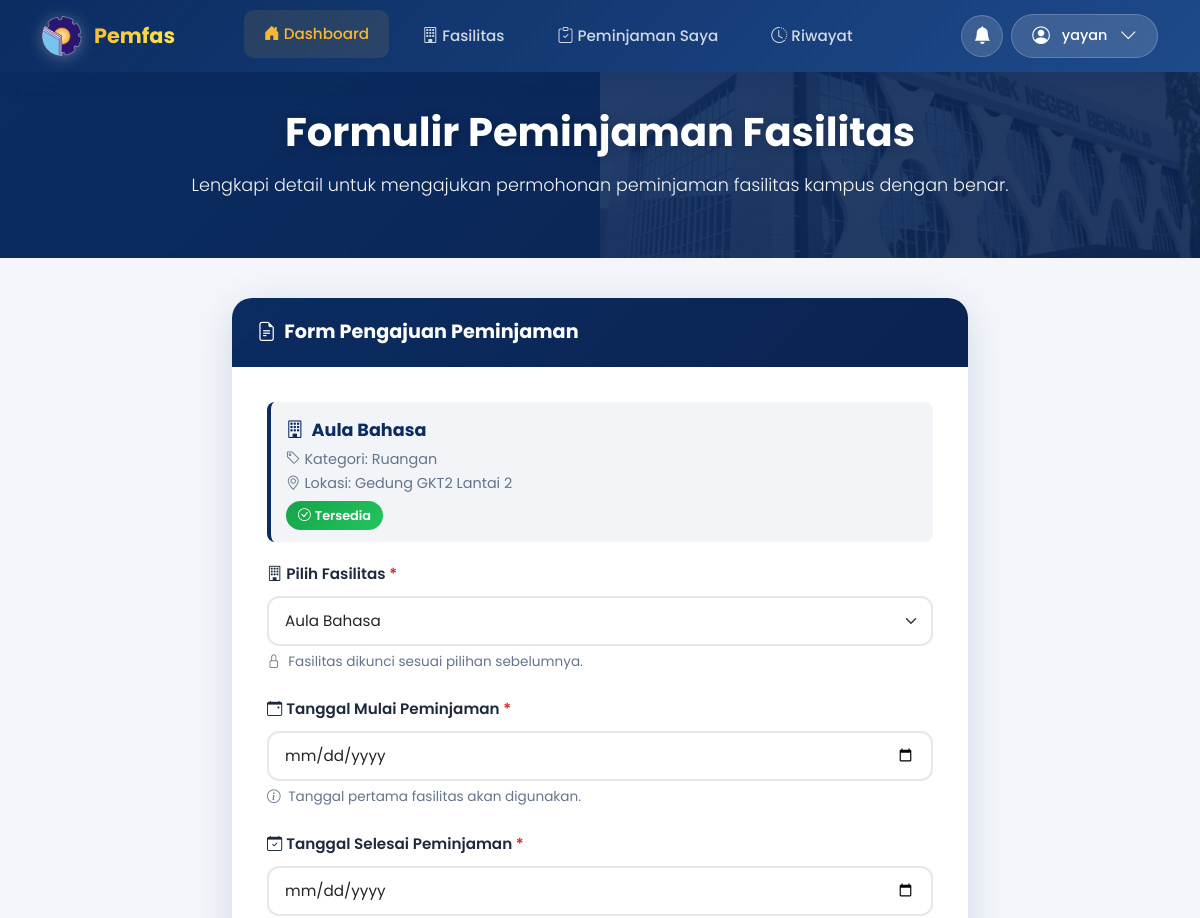
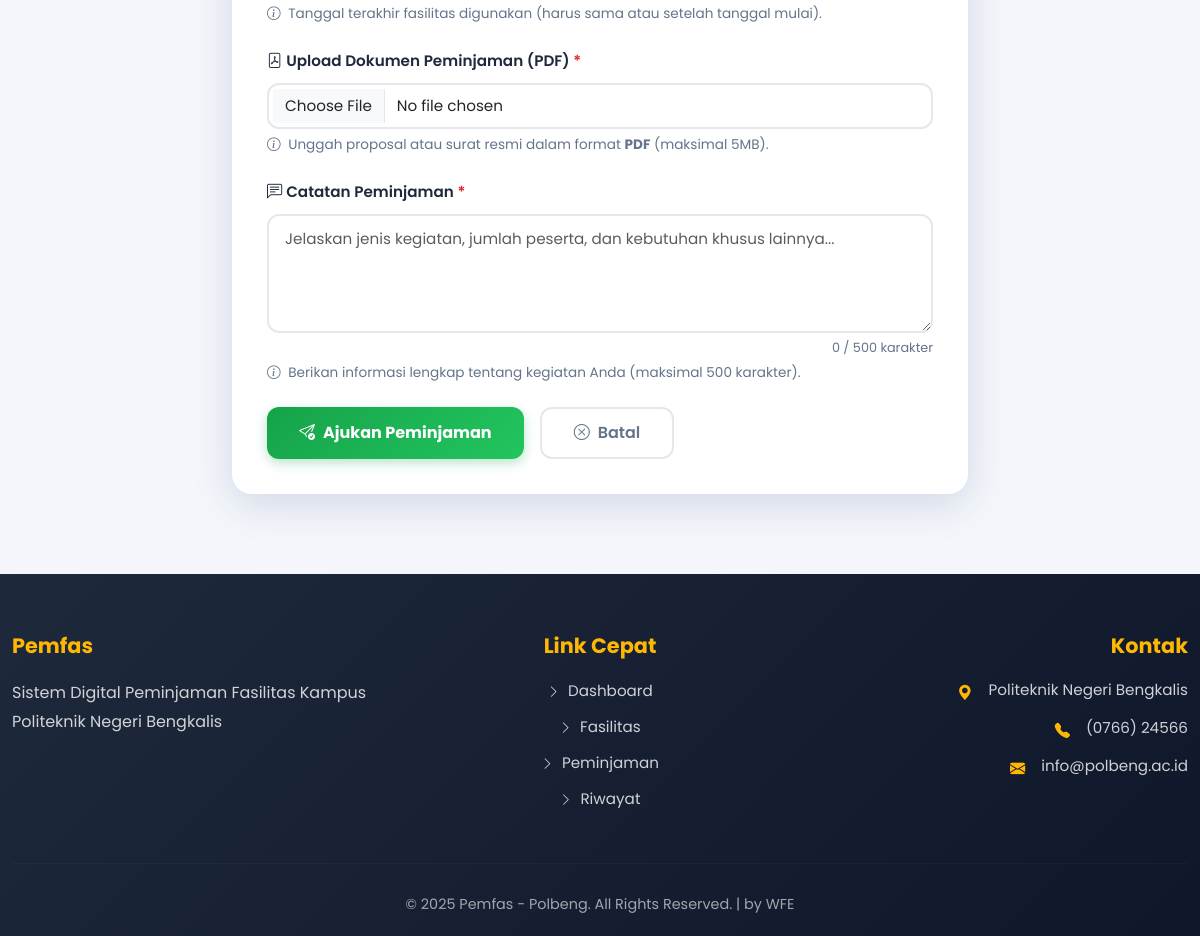
Page /peminjam/form_peminjaman.php?id=10 (signed in) on the committed database (2 pictures, top to bottom).
### tables this page shows
CREATE TABLE `users` (
  `id_user` int(11) NOT NULL,
  `nama` varchar(100) NOT NULL,
  `username` varchar(50) NOT NULL,
  `password` varchar(255) NOT NULL,
  `email` varchar(100) DEFAULT NULL,
  `role` enum('super_admin','bagian_umum','peminjam') DEFAULT 'peminjam',
  `created` timestamp NOT NULL DEFAULT current_timestamp(),
  `last_login` datetime DEFAULT NULL,
  `id_unit` int(11) DEFAULT NULL
);

CREATE TABLE `fasilitas` (
  `id_fasilitas` int(11) NOT NULL,
  `nama_fasilitas` varchar(100) NOT NULL,
  `kategori` enum('ruangan','kendaraan','pendukung') NOT NULL,
  `lokasi` varchar(20) NOT NULL,
  `ketersediaan` varchar(20) NOT NULL,
  `keterangan` text DEFAULT NULL,
  `gambar` blob NOT NULL
);

### peminjam/form_peminjaman.php (the view, shortened to what this page needs)
<?php
include '../config/koneksi.php';
$initial_id_fasilitas = 0;
if (isset($_GET['id'])) {
    $initial_id_fasilitas = filter_var($_GET['id'], FILTER_VALIDATE_INT);
}
$fasilitas_list = [];
if ($initial_id_fasilitas > 0) {
    $sqlFas = "SELECT f.id_fasilitas, f.nama_fasilitas, f.kategori, f.lokasi,
                      CASE
                          WHEN EXISTS (
                              SELECT 1
                              FROM daftar_peminjaman_fasilitas df
                              JOIN peminjaman p ON df.id_pinjam = p.id_pinjam
                              WHERE df.id_fasilitas = f.id_fasilitas
                                AND p.status = 'diterima'
                                AND CURDATE() BETWEEN p.tanggal_mulai AND p.tanggal_selesai
                          )
                          THEN 'tidak_tersedia'
                          ELSE 'tersedia'
                      END AS status_aktual
               FROM fasilitas f
               WHERE f.id_fasilitas = ?
               ORDER BY f.nama_fasilitas ASC";
    $stmtFas = $conn->prepare($sqlFas);
    $stmtFas->bind_param("i", $initial_id_fasilitas);
}
$stmtFas->execute();
$fasilitas_result = $stmtFas->get_result();
while ($row = $fasilitas_result->fetch_assoc()) {
    $fasilitas_list[] = [
        'id_fasilitas' => (int)$row['id_fasilitas'],
        'nama_fasilitas' => htmlspecialchars($row['nama_fasilitas'], ENT_QUOTES, 'UTF-8'),
        'kategori' => htmlspecialchars($row['kategori'] ?? '', ENT_QUOTES, 'UTF-8'),
        'lokasi' => htmlspecialchars($row['lokasi'] ?? '', ENT_QUOTES, 'UTF-8'),
        'status_aktual' => htmlspecialchars($row['status_aktual'], ENT_QUOTES, 'UTF-8')
    ];
}
include '../includes/peminjam/header.php';
include '../includes/peminjam/navbar.php';
?>
<br><br>
<section class="content-header text-center">
    <div class="container">
        <h2 class="fw-bold mb-3" data-aos="fade-up">Formulir Peminjaman Fasilitas</h2>
        <p class="lead mb-0" data-aos="fade-up" data-aos-delay="100">
            Lengkapi detail untuk mengajukan permohonan peminjaman fasilitas kampus dengan benar.
        </p>
    </div>
</section>
<div class="container mb-5">
    <div class="row justify-content-center">
        <div class="col-lg-8" data-aos="fade-up">
            <div class="card form-card">
                <div class="card-header">
                    <i class="bi bi-file-earmark-text me-2"></i>Form Pengajuan Peminjaman
                </div>
                <div class="card-body">
                    <?php if ($initial_id_fasilitas > 0 && !empty($fasilitas_list)): ?>
                        <div class="facility-info">
                            <div class="facility-name">
                                <i class="bi bi-building me-2"></i><?= $fasilitas_list[0]['nama_fasilitas'] ?>
                            </div>
                            <div class="facility-detail">
                                <i class="bi bi-tag me-1"></i>Kategori: <?= ucfirst($fasilitas_list[0]['kategori']) ?>
                            </div>
                            <div class="facility-detail">
                                <i class="bi bi-geo-alt me-1"></i>Lokasi: <?= $fasilitas_list[0]['lokasi'] ?>
                            </div>
                            <div class="mt-2">
                                <?php if ($fasilitas_list[0]['status_aktual'] === 'tersedia'): ?>
                                    <span class="badge-available">
                                        <i class="bi bi-check-circle me-1"></i>Tersedia
                                    </span>
                                <?php else: ?>
                                    <span class="badge-unavailable">
                                        <i class="bi bi-x-circle me-1"></i>Tidak Tersedia
                                    </span>
                                <?php endif; ?>
                            </div>
                        </div>
                    <?php endif; ?>
                    <form action="proses_peminjaman.php" method="POST" enctype="multipart/form-data" id="formPeminjaman">
                        <div class="mb-4">
                            <label class="form-label">
                                <i class="bi bi-building me-1"></i>Pilih Fasilitas
                                <span class="text-danger">*</span>
                            </label>
                            <div class="<?= $initial_id_fasilitas === 0 ? 'select-multiple-wrapper' : '' ?>">
                                <select
                                    name="fasilitas[]"
                                    id="selectFasilitas"
                                    class="form-select"
                                    <?= $initial_id_fasilitas === 0 ? 'multiple' : '' ?>
                                    required
                                >
                                    <?php if (!empty($fasilitas_list)): ?>
                                        <?php foreach ($fasilitas_list as $f): ?>
                                            <option value="<?= $f['id_fasilitas'] ?>"
                                                <?= ($initial_id_fasilitas > 0 && $initial_id_fasilitas == $f['id_fasilitas']) ? 'selected' : '' ?>
                                                <?= $f['status_aktual'] === 'tidak_tersedia' ? 'disabled' : '' ?>>
                                                <?= $f['nama_fasilitas'] ?>
                                            </option>
                                        <?php endforeach; ?>
                                    <?php else: ?>
                                        <option value="">(Belum ada data fasilitas)</option>
                                    <?php endif; ?>
                                </select>
                            </div>
                            <?php if ($initial_id_fasilitas === 0): ?>
                                <small class="form-text">
                                    <i class="bi bi-info-circle me-1"></i>
                                    Tahan <strong>CTRL</strong> (Windows) / <strong>Command ⌘</strong> (Mac) untuk memilih lebih dari satu fasilitas.
                                </small>
                            <?php else: ?>
                                <small class="form-text">
                                    <i class="bi bi-lock me-1"></i>
                                    Fasilitas dikunci sesuai pilihan sebelumnya.
                                </small>
                            <?php endif; ?>
                        </div>
                        <div class="mb-4">
                            <label class="form-label">
                                <i class="bi bi-calendar-event me-1"></i>Tanggal Mulai Peminjaman
                                <span class="text-danger">*</span>
                            </label>
                            <input
                                type="date"
                                name="tanggal_mulai"
                                id="tanggal_mulai"
                                class="form-control"
                                required
                                min="<?= date('Y-m-d') ?>">
                            <small class="form-text">
                                <i class="bi bi-info-circle me-1"></i>
                                Tanggal pertama fasilitas akan digunakan.
                            </small>
                        </div>
                        <div class="mb-4">
                            <label class="form-label">
                                <i class="bi bi-calendar-check me-1"></i>Tanggal Selesai Peminjaman
                                <span class="text-danger">*</span>
                            </label>
                            <input
                                type="date"
                                name="tanggal_selesai"
                                id="tanggal_selesai"
                                class="form-control"
                                required
                                min="<?= date('Y-m-d') ?>">
                            <small class="form-text">
                                <i class="bi bi-info-circle me-1"></i>
                                Tanggal terakhir fasilitas digunakan (harus sama atau setelah tanggal mulai).
                            </small>
                        </div>
                        <div class="mb-4">
                            <label class="form-label">
                                <i class="bi bi-file-pdf me-1"></i>Upload Dokumen Peminjaman (PDF)
                                <span class="text-danger">*</span>
                            </label>
                            <input
                                type="file"
                                name="dokumen_peminjaman"
                                id="fileUpload"
                                class="form-control"
                                accept="application/pdf"
                                required
                            >
                            <small class="form-text">
                                <i class="bi bi-info-circle me-1"></i>
                                Unggah proposal atau surat resmi dalam format <strong>PDF</strong> (maksimal 5MB).
                            </small>
                        </div>
                        <div class="mb-4">
                            <label class="form-label">
                                <i class="bi bi-chat-left-text me-1"></i>Catatan Peminjaman
                                <span class="text-danger">*</span>
                            </label>
                            <textarea
                                name="catatan"
                                id="catatan"
                                class="form-control"
                                rows="4"
                                maxlength="500"
                                placeholder="Jelaskan jenis kegiatan, jumlah peserta, dan kebutuhan khusus lainnya..."
                                required
                            ></textarea>
                            <div class="char-counter" id="charCounter">0 / 500 karakter</div>
                            <small class="form-text">
                                <i class="bi bi-info-circle me-1"></i>
                                Berikan informasi lengkap tentang kegiatan Anda (maksimal 500 karakter).
                            </small>
                        </div>
                        <div class="d-flex gap-3 mt-4">
                            <button type="submit" class="btn btn-submit">
                                <i class="bi bi-send-check me-2"></i>Ajukan Peminjaman
                            </button>
                            <a href="fasilitas.php" class="btn btn-cancel">
                                <i class="bi bi-x-circle me-2"></i>Batal
                            </a>
                        </div>
                    </form>
                </div>
            </div>
        </div>
    </div>
</div>
<?php include '../includes/peminjam/footer.php'; ?>

### includes/peminjam/navbar.php (shortened to what this page needs)
<?php
include_once __DIR__ . '/../../config/koneksi.php';
$id_user_login = isset($_SESSION['id_user']) ? filter_var($_SESSION['id_user'], FILTER_VALIDATE_INT) : 0;
$nama_user = 'User';
if ($id_user_login > 0) {
    $sqlUser = "SELECT nama, username, role FROM users WHERE id_user = ? LIMIT 1";
    if ($stmtUser = $conn->prepare($sqlUser)) {
        $stmtUser->bind_param("i", $id_user_login);
        $stmtUser->execute();
        $resUser = $stmtUser->get_result();
        if ($row = $resUser->fetch_assoc()) {
            $nama_user = !empty($row['nama']) ? $row['nama'] : 'User';
        }
    }
}
?>
<nav class="navbar navbar-expand-lg fixed-top">
    <div class="container">
        <a class="navbar-brand" href="dashboard.php">
            <img src="../assets/img/Logo.png" alt="Logo" class="navbar-logo">
            <span class="brand-text">Pemfas</span>
        </a>
        <div class="collapse navbar-collapse" id="navbarNav">
            <ul class="navbar-nav mx-auto">
                <li class="nav-item">
                    <a class="nav-link active" href="dashboard.php">
                        <i class="bi bi-house-door-fill me-1"></i> Dashboard
                    </a>
                </li>
                <li class="nav-item">
                    <a class="nav-link" href="fasilitas.php">
                        <i class="bi bi-building me-1"></i> Fasilitas
                    </a>
                </li>
                <li class="nav-item">
                    <a class="nav-link" href="peminjaman_saya.php">
                        <i class="bi bi-clipboard-check me-1"></i> Peminjaman Saya
                    </a>
                </li>
                <li class="nav-item">
                    <a class="nav-link" href="riwayat.php">
                        <i class="bi bi-clock-history me-1"></i> Riwayat
                    </a>
                </li>
            </ul>
            <div class="d-flex align-items-center gap-2">
                <div class="dropdown">
                    <button class="btn-notif" id="btnNotifBorrower" type="button" data-bs-toggle="dropdown">
                        <i class="bi bi-bell-fill"></i>
                    </button>
                </div>
                <div class="dropdown">
                    <button class="btn-profile" type="button" data-bs-toggle="dropdown">
                        <i class="bi bi-person-circle me-1"></i>
                        <span><?= htmlspecialchars($nama_user); ?></span>
                        <i class="bi bi-chevron-down ms-1"></i>
                    </button>
                </div>
            </div>
        </div>
    </div>
</nav>

### rows in the picture
users: nama "yayan"
fasilitas: nama_fasilitas "Aula Bahasa", kategori "Ruangan", lokasi "Gedung GKT2 Lantai 2"

### other values in the picture
form field value "Aula Bahasa"
